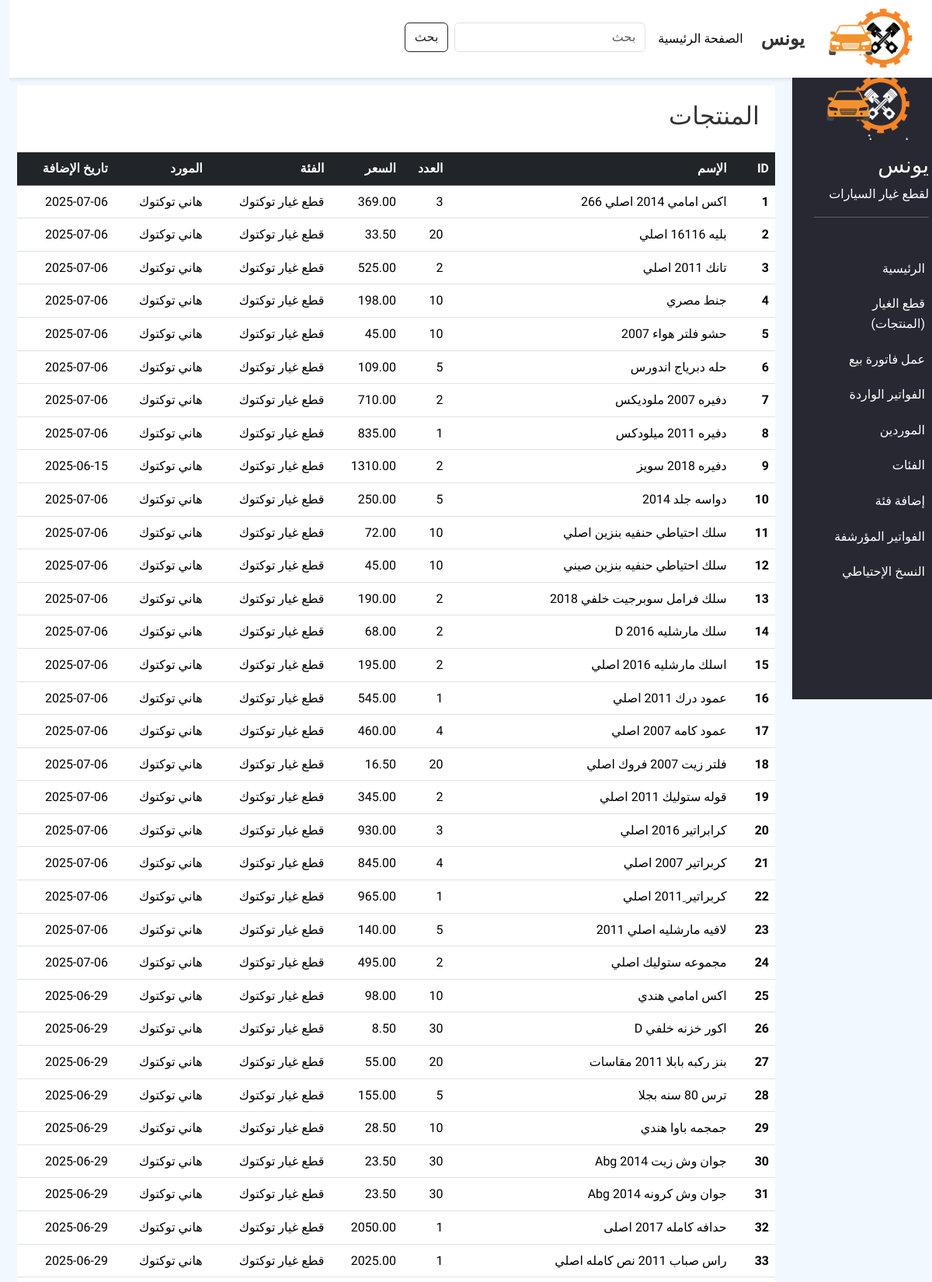
Screenshot of /products/ (upper part) with the database file from the repository.
### CSP_app/models.py (models this page shows, shortened)
class SparePart(models.Model):
    name = models.CharField(max_length=100)
    qr_code = models.ImageField(upload_to='qr_codes', blank=True)
    qr_pdf = models.FileField(upload_to='qr_pdfs', blank=True)
    description = models.TextField(blank=True, null=True)
    price = models.DecimalField(max_digits=10, decimal_places=2)
    income_bill = models.ForeignKey(IncomeBill, on_delete=models.SET_NULL , related_name='spare_parts', null=True, blank=True)
    stock_quantity = models.PositiveIntegerField(default=0)
    category = models.ForeignKey(Category, on_delete=models.CASCADE, related_name='spare_parts')
    supplier = models.ForeignKey(Supplier, on_delete=models.CASCADE, related_name='spare_parts')
    is_available = models.BooleanField(default=True)
    date = models.DateField(null=True, blank=True)
    created_at = models.DateTimeField(auto_now_add=True)

class Category(models.Model):
    name = models.CharField(max_length=100)
    created = models.DateTimeField(auto_now_add=True)
    def __str__(self):
        return self.name

class Supplier(models.Model):
    name = models.CharField(max_length=100)
    address = models.CharField(max_length=200)
    phone = models.CharField(max_length=20)
    created_at = models.DateTimeField(auto_now_add=True, null=True)

### CSP_app/views.py (the view)
# urls.py: path('products/', views.products, name='products'),
def products(request):
    category_id = request.GET.get('category')
    parts = SparePart.objects.filter(is_available=True)
    if category_id:
        parts = parts.filter(category_id=category_id)
    search_query = request.GET.get('search-bar', '').strip()
    if search_query:
        parts = parts.filter(
            Q(name__icontains=search_query) |
            Q(category__name__icontains=search_query) |
            Q(supplier__name__icontains=search_query)
        ).distinct()
    categories = Category.objects.all()
    SparePart.objects.filter(stock_quantity=0, is_available=True).update(is_available=False)
    context = {
        'parts': parts,
        'categories': categories,
        'selected_category': category_id,
    }
    return render(request, 'products.html', context)

### templates/products.html
{% extends 'base.html' %}
{% block content %}
<div class="col-lg-10">
    <div class="content">
        <h2 style="padding: 20px;">
            المنتجات
        </h2>
        <table class="table table-hover">
        <thead>
            <tr class="table-dark">
            <th scope="col">ID</th>
            <th scope="col">الإسم</th>
            <th scope="col">العدد</th>
            <th scope="col">السعر</th>
            <th scope="col">الفئة</th>
            <th scope="col">المورد</th>
            <th scope="col">تاريخ الإضافة</th>
            </tr>
        </thead>
        <tbody>
            {% for part in parts %}
                <tr onclick="window.location.href='{% url 'spare_part_detail' part.id %}';" style="cursor: pointer;">
                <th scope="row">{{part.id}}</th>
                <td>{{part.name}}</td>
                <td>{{part.stock_quantity}}</td>
                <td>{{part.price}}</td>
                <td>{{part.category}}</td>
                <td>{{part.supplier.name}}</td>
                <td>{{part.date|date:'Y-m-d'}}</td>
                </tr>
            {% endfor %}
        </tbody>
        </table>
    </div>
</div>
{% endblock %}

### static/css/style.css (style rules this page uses)
* { margin: 0; padding: 0; }
html, body { height: 100%; width: 100%; font-family: "Alexandria", sans-serif; font-size: 16px; line-height: 1.6; background-color: rgb(242, 248, 255); color: #333; }
.content { margin: 10px; height: 100%; background-color: rgb(255, 255, 255); }

### rows the page displays
SparePart: name "اكس امامي 2014 اصلي 266", price "369.00", category "قطع غيار توكتوك", supplier.name "هاني توكتوك", date "2025-07-06"
SparePart: name "بليه 16116 اصلي", stock_quantity "20", price "33.50", category "قطع غيار توكتوك", supplier.name "هاني توكتوك", date "2025-07-06"
SparePart: name "تانك 2011 اصلي", price "525.00", category "قطع غيار توكتوك", supplier.name "هاني توكتوك", date "2025-07-06"
SparePart: name "جنط مصري", stock_quantity "10", price "198.00", category "قطع غيار توكتوك", supplier.name "هاني توكتوك", date "2025-07-06"
SparePart: name "حشو فلتر هواء 2007", stock_quantity "10", price "45.00", category "قطع غيار توكتوك", supplier.name "هاني توكتوك", date "2025-07-06"
SparePart: name "حله دبرياج اندورس", price "109.00", category "قطع غيار توكتوك", supplier.name "هاني توكتوك", date "2025-07-06"
SparePart: name "دفيره 2007 ملودیکس", price "710.00", category "قطع غيار توكتوك", supplier.name "هاني توكتوك", date "2025-07-06"
SparePart: name "دفيره 2011 میلودکس", price "835.00", category "قطع غيار توكتوك", supplier.name "هاني توكتوك", date "2025-07-06"
SparePart: name "دفیره 2018 سویز", price "1310.00", category "قطع غيار توكتوك", supplier.name "هاني توكتوك", date "2025-06-15"
SparePart: id "10", name "دواسه جلد 2014", price "250.00", category "قطع غيار توكتوك", supplier.name "هاني توكتوك", date "2025-07-06"
SparePart: id "11", name "سلك احتياطي حنفيه بنزين اصلي", stock_quantity "10", price "72.00", category "قطع غيار توكتوك", supplier.name "هاني توكتوك", date "2025-07-06"
SparePart: id "12", name "سلك احتياطي حنفيه بنزين صيني", stock_quantity "10", price "45.00", category "قطع غيار توكتوك", supplier.name "هاني توكتوك", date "2025-07-06"
SparePart: id "13", name "سلك فرامل سوبرجيت خلفي 2018", price "190.00", category "قطع غيار توكتوك", supplier.name "هاني توكتوك", date "2025-07-06"
SparePart: id "14", price "68.00", category "قطع غيار توكتوك", supplier.name "هاني توكتوك", date "2025-07-06"
SparePart: id "15", name "اسلك مارشليه 2016 اصلي", price "195.00", category "قطع غيار توكتوك", supplier.name "هاني توكتوك", date "2025-07-06"
SparePart: id "16", name "عمود درك 2011 اصلي", price "545.00", category "قطع غيار توكتوك", supplier.name "هاني توكتوك", date "2025-07-06"
SparePart: id "17", name "عمود کامه 2007 اصلي", price "460.00", category "قطع غيار توكتوك", supplier.name "هاني توكتوك", date "2025-07-06"
SparePart: id "18", name "فلتر زيت 2007 فروك اصلي", stock_quantity "20", price "16.50", category "قطع غيار توكتوك", supplier.name "هاني توكتوك", date "2025-07-06"
SparePart: id "19", name "قوله ستوليك 2011 اصلي", price "345.00", category "قطع غيار توكتوك", supplier.name "هاني توكتوك", date "2025-07-06"
SparePart: id "20", name "كرابراتير 2016 اصلي", price "930.00", category "قطع غيار توكتوك", supplier.name "هاني توكتوك", date "2025-07-06"
SparePart: id "21", name "كربراتير 2007 اصلي", price "845.00", category "قطع غيار توكتوك", supplier.name "هاني توكتوك", date "2025-07-06"
SparePart: id "22", name "كربراتير ِ2011 اصلي", price "965.00", category "قطع غيار توكتوك", supplier.name "هاني توكتوك", date "2025-07-06"
SparePart: id "23", name "لافيه مارشليه اصلي 2011", price "140.00", category "قطع غيار توكتوك", supplier.name "هاني توكتوك", date "2025-07-06"
SparePart: id "24", name "مجموعه ستوليك اصلي", price "495.00", category "قطع غيار توكتوك", supplier.name "هاني توكتوك", date "2025-07-06"
SparePart: id "25", name "اكس امامي هندي", stock_quantity "10", price "98.00", category "قطع غيار توكتوك", supplier.name "هاني توكتوك", date "2025-06-29"
SparePart: id "26", stock_quantity "30", price "8.50", category "قطع غيار توكتوك", supplier.name "هاني توكتوك", date "2025-06-29"
SparePart: id "27", name "بنز ركبه بابلا 2011 مقاسات", stock_quantity "20", price "55.00", category "قطع غيار توكتوك", supplier.name "هاني توكتوك", date "2025-06-29"
SparePart: id "28", name "ترس 80 سنه بجلا", price "155.00", category "قطع غيار توكتوك", supplier.name "هاني توكتوك", date "2025-06-29"
SparePart: id "29", name "جمجمه باوا هندي", stock_quantity "10", price "28.50", category "قطع غيار توكتوك", supplier.name "هاني توكتوك", date "2025-06-29"
SparePart: id "30", name "جوان وش زيت 2014 Abg", stock_quantity "30", price "23.50", category "قطع غيار توكتوك", supplier.name "هاني توكتوك", date "2025-06-29"
SparePart: id "31", name "جوان وش كرونه 2014 Abg", stock_quantity "30", price "23.50", category "قطع غيار توكتوك", supplier.name "هاني توكتوك", date "2025-06-29"
SparePart: id "32", name "حدافه كامله 2017 اصلی", price "2050.00", category "قطع غيار توكتوك", supplier.name "هاني توكتوك", date "2025-06-29"
SparePart: id "33", name "راس صباب 2011 نص كامله اصلي", price "2025.00", category "قطع غيار توكتوك", supplier.name "هاني توكتوك", date "2025-06-29"
